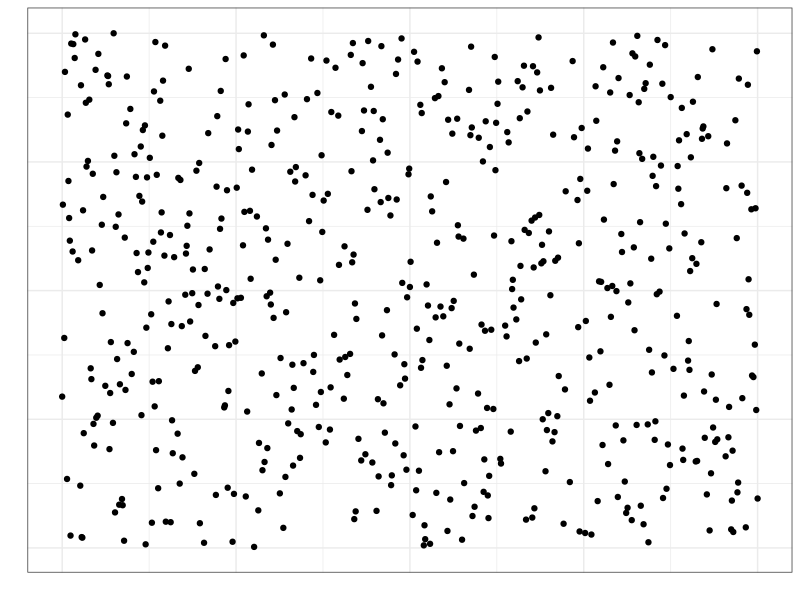
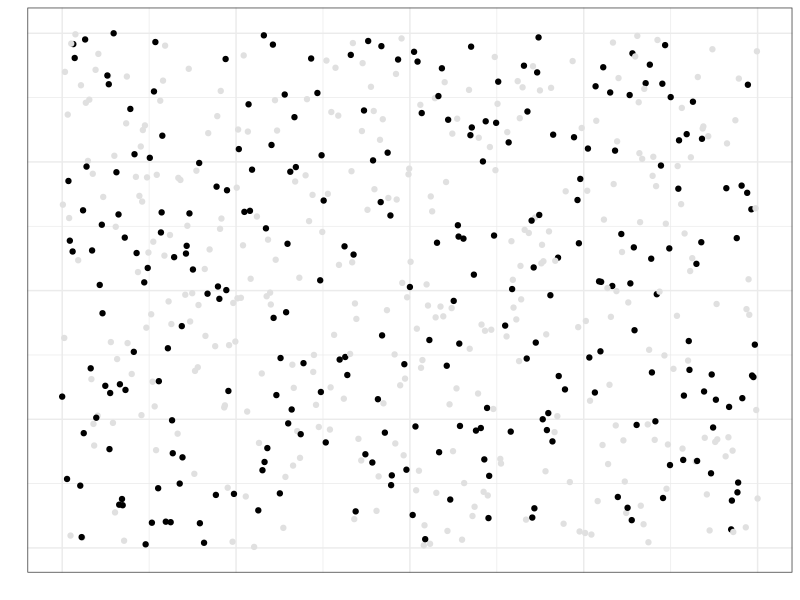
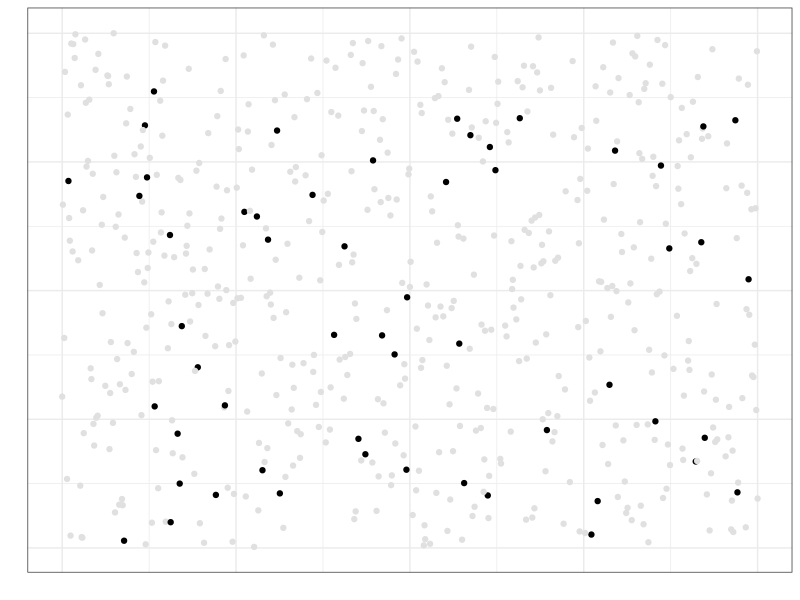
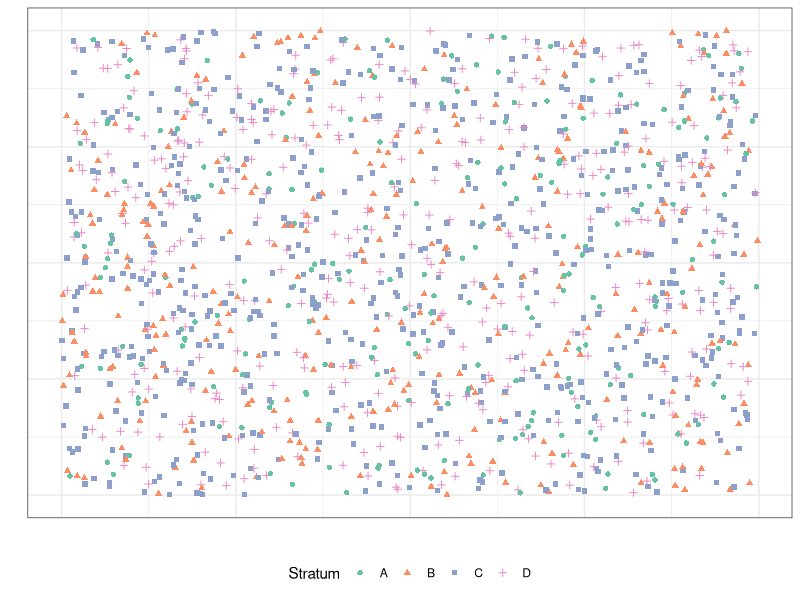
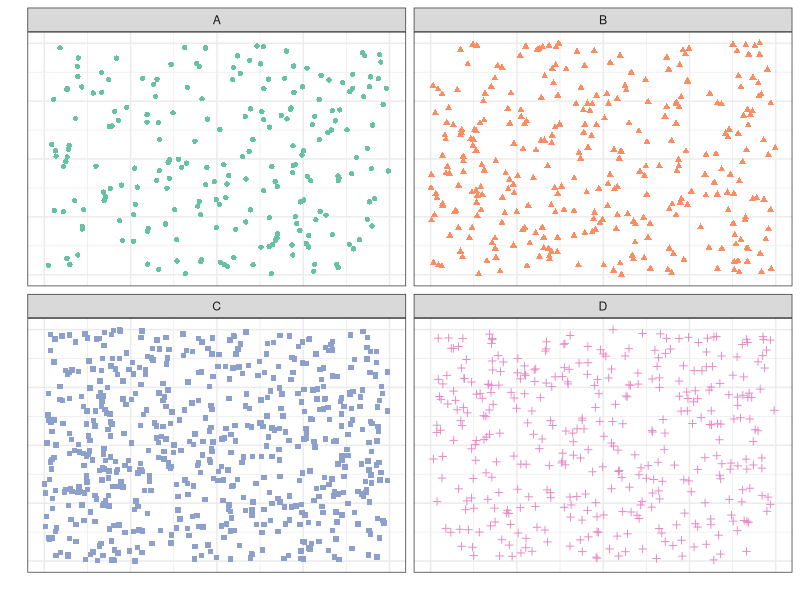
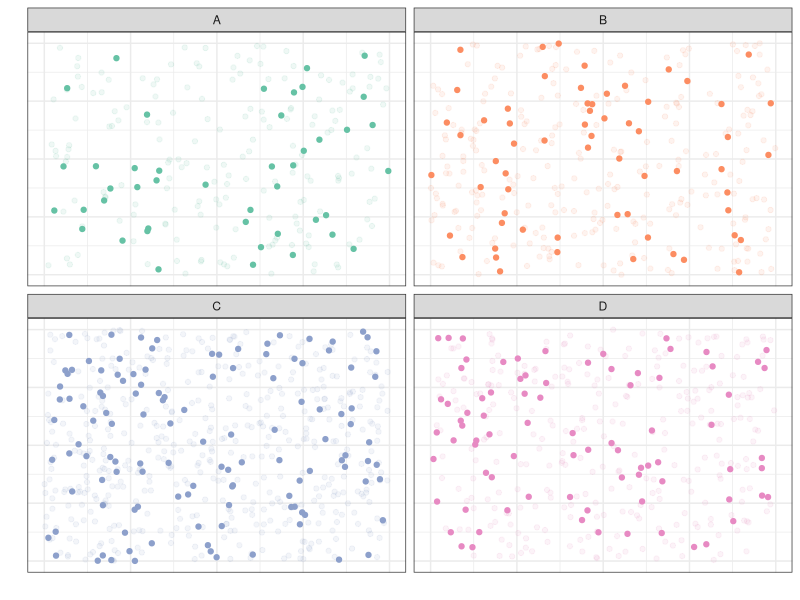
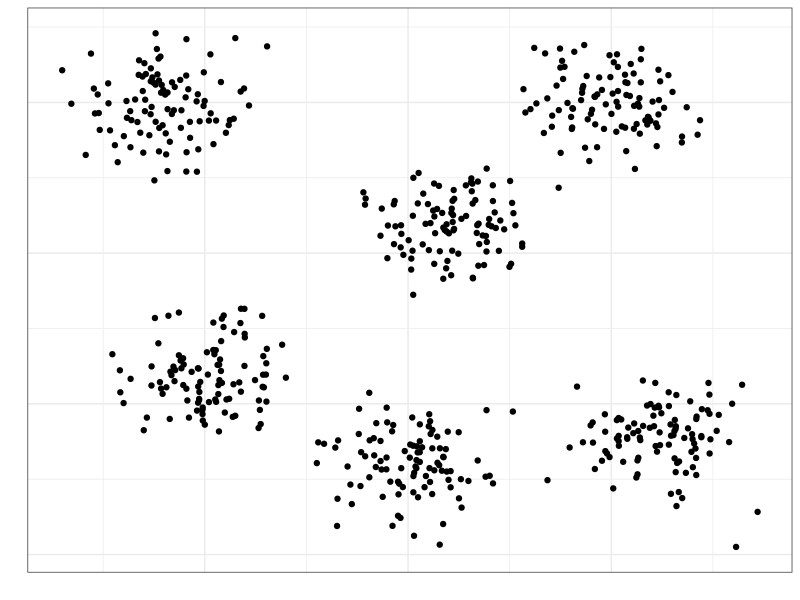
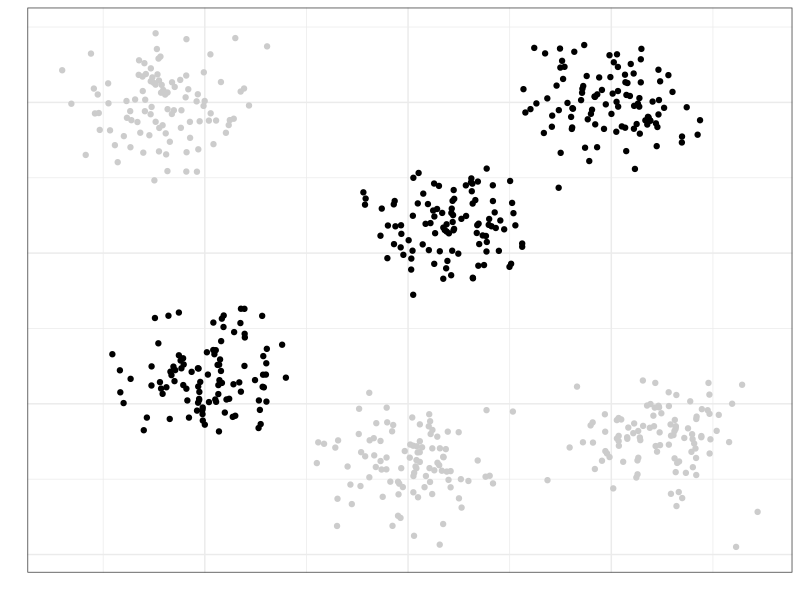

These figures' R source, in order:
## ---- chunk 1
knitr::opts_chunk$set(echo = FALSE, eval = TRUE, warning = FALSE, message = FALSE, error = FALSE)
## ---- chunk 2
library(tidyverse)
theme_set(theme_bw())
## ---- chunk 3
n_pop <- 600
set.seed(300)
tibble(x = sample(0:1000, n_pop),
  y = sample(0:1000, n_pop),
  little_sample = sample(c(TRUE, FALSE), n_pop, prob = c(1, 9), replace = TRUE),
  # medium_sample = sample(c(TRUE, FALSE), n_pop, prob = c(2, 8), replace = TRUE),
  big_sample = sample(c(TRUE, FALSE), n_pop, prob = c(4, 6), replace = TRUE)) -> data_simple_random_sample
## ---- chunk 4
data_simple_random_sample %>% 
  ggplot(aes(x, y)) +
  geom_point() +
  guides(x = "none",
  y = "none") +
  labs(x = "", y = "")
## ---- chunk 5
data_simple_random_sample %>% 
  ggplot(aes(x, y, color = big_sample)) +
  geom_point() +
  scale_color_manual(values = c(`TRUE` = "#000000", `FALSE` = "#E0E0E0")) +
  guides(x = "none",
  y = "none",
  color = "none") +
  labs(x = "", y = "")
## ---- chunk 6
data_simple_random_sample %>% 
  ggplot(aes(x, y, color = little_sample)) +
  geom_point() +
  scale_color_manual(values = c(`TRUE` = "#000000", `FALSE` = "#E0E0E0")) +
  guides(x = "none",
  y = "none",
  color = "none") +
  labs(x = "", y = "")
## ---- chunk 7
set.seed(800)
tibble(x = runif(1500), 
       y = runif(1500), 
       strat = sample(c("A", "B", "C", "D"), 1500, 
                      replace = TRUE, prob = c(.15, .2, .4, .25)),
       smpl = sample(c(TRUE, FALSE), 1500, 
                     replace = TRUE, prob = c(.2, .8))) -> strat_pop
## ---- chunk 8
strat_pop %>% 
  ggplot(aes(x, y, 
             color = strat,
             shape = strat)) +
  geom_point() +
  guides(x = "none", y = "none") +
  scale_color_manual(values = RColorBrewer::brewer.pal(4, "Set2")) +
  labs(x = "", y = "", 
       color = "Stratum",
       shape = "Stratum") +
  theme(legend.position = "bottom")
## ---- chunk 9
strat_pop %>% 
  ggplot(aes(x, y,
             color = strat,
             shape = strat)) +
  geom_point() +
  scale_color_manual(values = RColorBrewer::brewer.pal(4, "Set2")) +
  facet_wrap(~ strat) +
  guides(x = "none", y = "none", color = "none", shape = "none") +
  labs(x = "", y = "",
       color = "Stratum",
       shape = "Stratum") +
  theme(legend.position = "bottom")
## ---- chunk 10
strat_pop %>% 
  ggplot(aes(x, y, color = strat, alpha = smpl)) +
  geom_point() +
  scale_color_manual(values = RColorBrewer::brewer.pal(4, "Set2")) +
  facet_wrap(~ strat) +
  guides(x = "none", y = "none", color = "none", shape = "none", alpha = "none") +
  labs(x = "", y = "",
       color = "Stratum", 
       shape = "Stratum") +
  theme(legend.position = "bottom")
## ---- chunk 11
set.seed(800)
n_cluster <- 100
tibble(
  id = 1:n_cluster,
  x1 = rnorm(n_cluster, mean = 1),
  y1 = rnorm(n_cluster, mean = 1),
  x2 = rnorm(n_cluster, mean = 5),
  y2 = rnorm(n_cluster, mean = 5),
  x3 = rnorm(n_cluster, mean = -5),
  y3 = rnorm(n_cluster, mean = -4),
  x4 = rnorm(n_cluster, mean = 6),
  y4 = rnorm(n_cluster, mean = -6),
  x5 = rnorm(n_cluster, mean = -6),
  y5 = rnorm(n_cluster, mean = 5),
  x6 = rnorm(n_cluster, mean = 0),
  y6 = rnorm(n_cluster, mean = -7)
  ) %>% 
  pivot_longer(cols = -id) %>% 
  mutate(cluster = str_extract(name, "\\d$") %>% as.numeric(),
         name = str_remove(name, "\\d$")) %>% 
  pivot_wider() %>% 
  mutate(selected_cluster = ifelse(cluster < 4, TRUE, FALSE),
         selecter_obs = ifelse(selected_cluster, 
                               sample(c(TRUE, FALSE), n_cluster, 
                                      replace = TRUE, prob = c(.3, .7)),
                               FALSE)) -> cluster_pop
## ---- chunk 12
cluster_pop %>% 
  ggplot(aes(x, y)) +
  geom_point() +
  guides(x = "none", y = "none") +
  labs(x = "", y = "")
## ---- chunk 13
cluster_pop %>% 
  ggplot(aes(x, y,
             color = selected_cluster)) +
  geom_point() +
  scale_color_manual(values = c(`TRUE` = "black",
                                `FALSE` = "gray80")) +
  guides(x = "none", y = "none", 
         color = "none") +
  labs(x = "", y = "")
## ---- chunk 14
cluster_pop %>% 
  ggplot(aes(x, y,
             color = selected_cluster,
             alpha = selecter_obs)) +
  geom_point() +
  scale_color_manual(values = c(`TRUE` = "black",
                                `FALSE` = "gray80")) +
  guides(x = "none", y = "none",
         color = "none", alpha = "none") +
  labs(x = "", y = "")
